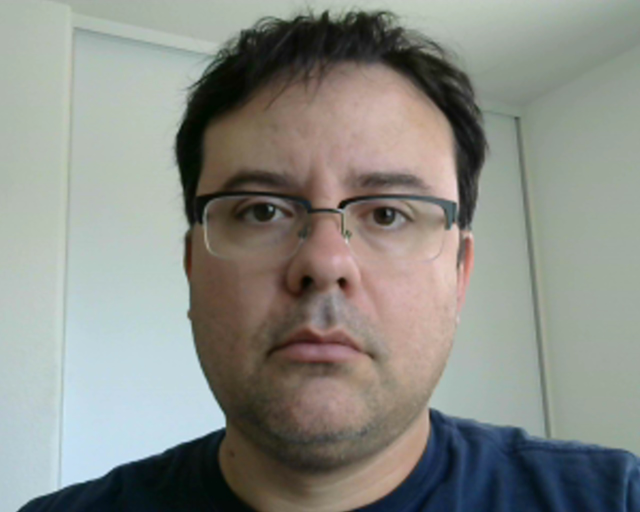
#> input picture Source code/Chapter_07/initial_pictures/serious_01.jpg, 1280 x 1024 px, found by its file name (shown at 1/2 size)
$ python align_faces.py   (older library calls are emulated)
#> lines starting #> are read from the running program, lines starting #| are printed output that depends on the picture
#!/usr/bin/env python
# Software License Agreement (BSD License)
#
# Copyright (c) 2012, Philipp Wagner
# All rights reserved.
#
# Redistribution and use in source and binary forms, with or without
# modification, are permitted provided that the following conditions
# are met:
#
#  * Redistributions of source code must retain the above copyright
#    notice, this list of conditions and the following disclaimer.
#  * Redistributions in binary form must reproduce the above
#    copyright notice, this list of conditions and the following
#    disclaimer in the documentation and/or other materials provided
#    with the distribution.
#  * Neither the name of the author nor the names of its
#    contributors may be used to endorse or promote products derived
#    from this software without specific prior written permission.
#
# THIS SOFTWARE IS PROVIDED BY THE COPYRIGHT HOLDERS AND CONTRIBUTORS
# "AS IS" AND ANY EXPRESS OR IMPLIED WARRANTIES, INCLUDING, BUT NOT
# LIMITED TO, THE IMPLIED WARRANTIES OF MERCHANTABILITY AND FITNESS
# FOR A PARTICULAR PURPOSE ARE DISCLAIMED. IN NO EVENT SHALL THE
# COPYRIGHT OWNER OR CONTRIBUTORS BE LIABLE FOR ANY DIRECT, INDIRECT,
# INCIDENTAL, SPECIAL, EXEMPLARY, OR CONSEQUENTIAL DAMAGES (INCLUDING,
# BUT NOT LIMITED TO, PROCUREMENT OF SUBSTITUTE GOODS OR SERVICES;
# LOSS OF USE, DATA, OR PROFITS; OR BUSINESS INTERRUPTION) HOWEVER
# CAUSED AND ON ANY THEORY OF LIABILITY, WHETHER IN CONTRACT, STRICT
# LIABILITY, OR TORT (INCLUDING NEGLIGENCE OR OTHERWISE) ARISING IN
# ANY WAY OUT OF THE USE OF THIS SOFTWARE, EVEN IF ADVISED OF THE
# POSSIBILITY OF SUCH DAMAGE.
#
# Manoel Ramon 06/11/2014- changed the code to support images used
#                          as example of emotion classification
#
import sys, math, Image

def Distance(p1,p2):
  dx = p2[0] - p1[0]
  dy = p2[1] - p1[1]
  return math.sqrt(dx*dx+dy*dy)

def ScaleRotateTranslate(image, angle, center = None, new_center = None, scale = None, resample=Image.BICUBIC):
  if (scale is None) and (center is None):
    return image.rotate(angle=angle, resample=resample)
  nx,ny = x,y = center
  sx=sy=1.0
  if new_center:
    (nx,ny) = new_center
  if scale:
    (sx,sy) = (scale, scale)
  cosine = math.cos(angle)
  sine = math.sin(angle)
  a = cosine/sx
  b = sine/sx
  c = x-nx*a-ny*b
  d = -sine/sy
  e = cosine/sy
  f = y-nx*d-ny*e
  return image.transform(image.size, Image.AFFINE, (a,b,c,d,e,f), resample=resample)

def CropFace(image, eye_left=(0,0), eye_right=(0,0), offset_pct=(0.2,0.2), dest_sz = (70,70)):
  # calculate offsets in original image
  offset_h = math.floor(float(offset_pct[0])*dest_sz[0])
  offset_v = math.floor(float(offset_pct[1])*dest_sz[1])
  # get the direction
  eye_direction = (eye_right[0] - eye_left[0], eye_right[1] - eye_left[1])
  # calc rotation angle in radians
  rotation = -math.atan2(float(eye_direction[1]),float(eye_direction[0]))
  # distance between them
  dist = Distance(eye_left, eye_right)
  # calculate the reference eye-width
  reference = dest_sz[0] - 2.0*offset_h
  # scale factor
  scale = float(dist)/float(reference)
  # rotate original around the left eye
  image = ScaleRotateTranslate(image, center=eye_left, angle=rotation)
  # crop the rotated image
  crop_xy = (eye_left[0] - scale*offset_h, eye_left[1] - scale*offset_v)
  crop_size = (dest_sz[0]*scale, dest_sz[1]*scale)
  image = image.crop((int(crop_xy[0]), int(crop_xy[1]), int(crop_xy[0]+crop_size[0]), int(crop_xy[1]+crop_size[1])))
  # resize it
  image = image.resize(dest_sz, Image.ANTIALIAS)
  return image

if __name__ == "__main__":

#Serious_01.jpg
#left  -> 528, 423
#right -> 770, 431

  image =  Image.open("serious_01.jpg")
#> image is the input picture: PIL image 1280x1024 RGB; mean R, G, B 137.6, 139.6, 133.3
  CropFace(image, eye_left=(528,423), eye_right=(770,431), offset_pct=(0.2,0.2)).save("serious01_20_20_70_70.jpg")


#Serious_02.jpg
#left  -> 522,412
#right -> 758, 415

  image =  Image.open("serious_02.jpg")
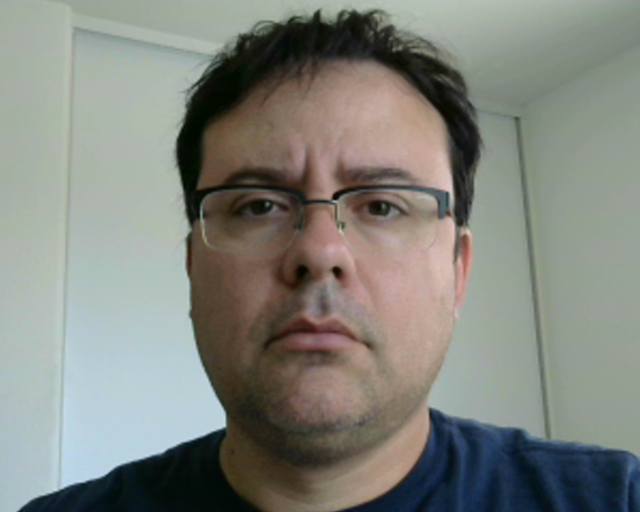
#> input picture Source code/Chapter_07/initial_pictures/serious_02.jpg, 1280 x 1024 px, found by its file name (shown at 1/2 size)
#> image is the input picture: PIL image 1280x1024 RGB; mean R, G, B 129.9, 132, 125.2
  CropFace(image, eye_left=(522,412), eye_right=(758,415), offset_pct=(0.2,0.2)).save("serious02_20_20_70_70.jpg")


#Serious_03.jpg
#left  -> 518, 423
#right -> 754, 425

  image =  Image.open("serious_03.jpg")
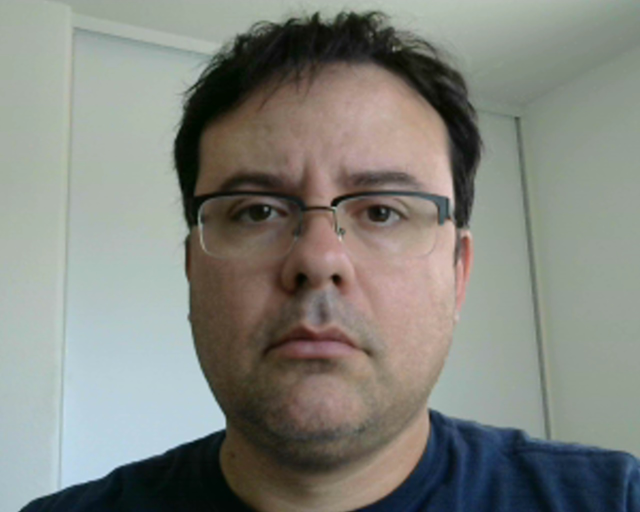
#> input picture Source code/Chapter_07/initial_pictures/serious_03.jpg, 1280 x 1024 px, found by its file name (shown at 1/2 size)
#> image is the input picture: PIL image 1280x1024 RGB; mean R, G, B 130.3, 132.4, 125.6
  CropFace(image, eye_left=(518,423), eye_right=(754,425), offset_pct=(0.2,0.2)).save("serious03_20_20_70_70.jpg")

#Smile_01.jpg
#left  -> 516, 377
#right -> 753, 379

  image =  Image.open("smile_01.jpg")
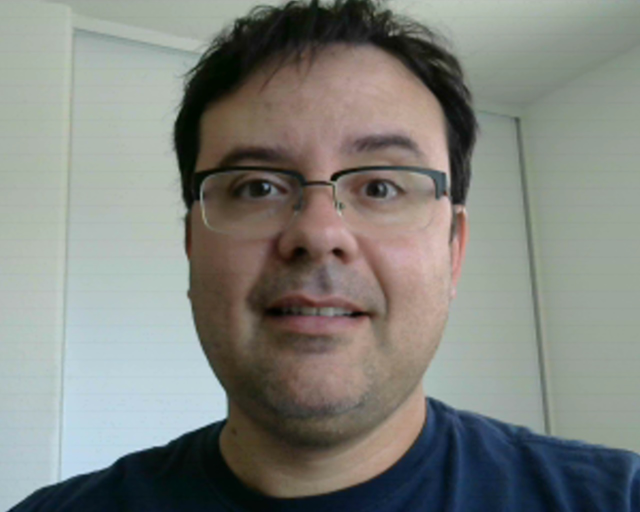
#> input picture Source code/Chapter_07/initial_pictures/smile_01.jpg, 1280 x 1024 px, found by its file name (shown at 1/2 size)
#> image is the input picture: PIL image 1280x1024 RGB; mean R, G, B 128.8, 131.2, 125.5
  CropFace(image, eye_left=(516,377), eye_right=(753,379), offset_pct=(0.2,0.2)).save("smile01_20_20_70_70.jpg")


#Smile_02.jpg
#left  -> 533, 374
#right -> 763, 380

  image =  Image.open("smile_02.jpg")
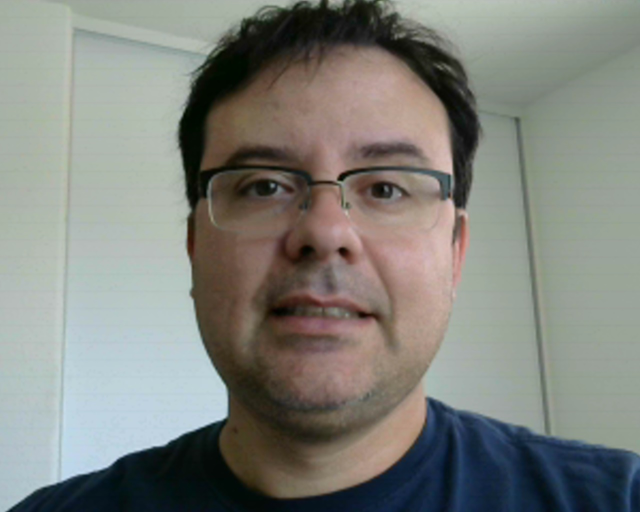
#> input picture Source code/Chapter_07/initial_pictures/smile_02.jpg, 1280 x 1024 px, found by its file name (shown at 1/2 size)
#> image is the input picture: PIL image 1280x1024 RGB; mean R, G, B 128.4, 130.4, 124.2
  CropFace(image, eye_left=(533,374), eye_right=(763,380), offset_pct=(0.2,0.2)).save("smile02_20_20_70_70.jpg")


#Smile_03.jpg
#left  -> 518, 379
#right -> 749, 381

  image =  Image.open("smile_03.jpg")
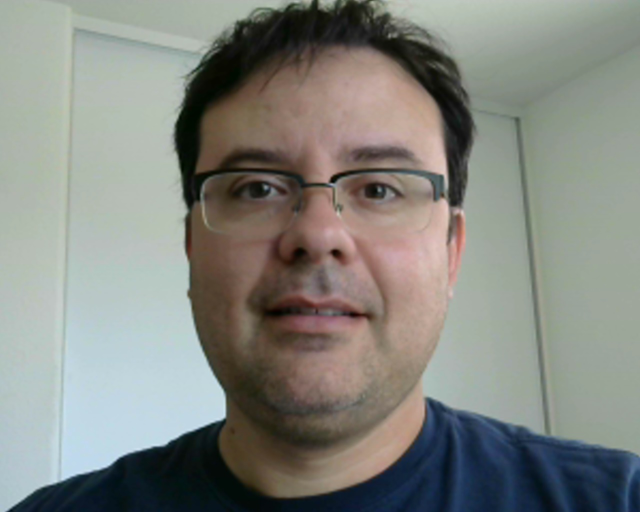
#> input picture Source code/Chapter_07/initial_pictures/smile_03.jpg, 1280 x 1024 px, found by its file name (shown at 1/2 size)
#> image is the input picture: PIL image 1280x1024 RGB; mean R, G, B 131.8, 133.8, 127.6
  CropFace(image, eye_left=(518,379), eye_right=(749,381), offset_pct=(0.2,0.2)).save("smile03_20_20_70_70.jpg")
#> in ScaleRotateTranslate (call 6), `return image.transform(image.size, Image.AFFINE, (a,b,c,d,e,f), resamp..`:
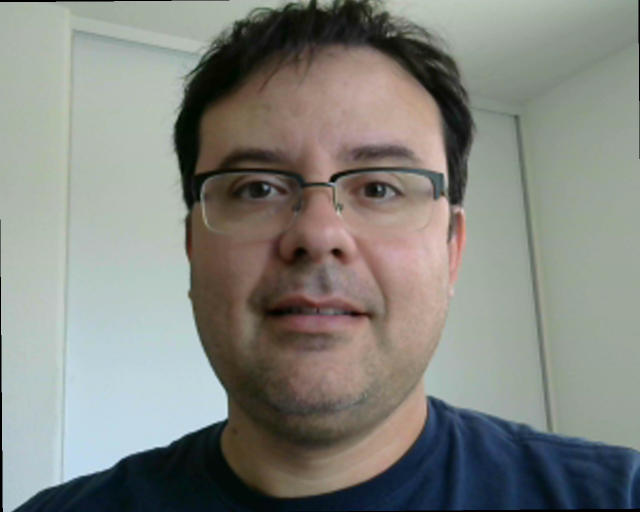
#> returned value: PIL image 1280x1024 RGB (shown at 1/2 size); mean R, G, B 130.8, 132.7, 126.6
#> in CropFace (call 6), `image = image.crop((int(crop_xy[0]), int(crop_xy[1]), int(crop_xy[0]+c..`:
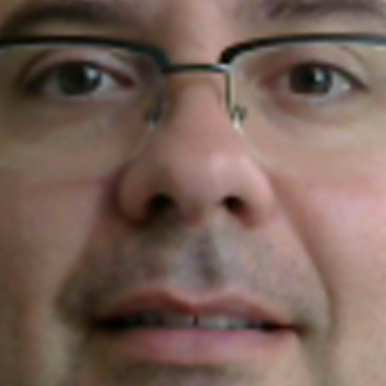
#> image: PIL image 386x386 RGB; mean R, G, B 118.8, 96.1, 86.6

#surprised_01.jpg
#left  -> 516,356
#right -> 754,355

#> (the run stopped early here; a loop or call above may not have finished)
